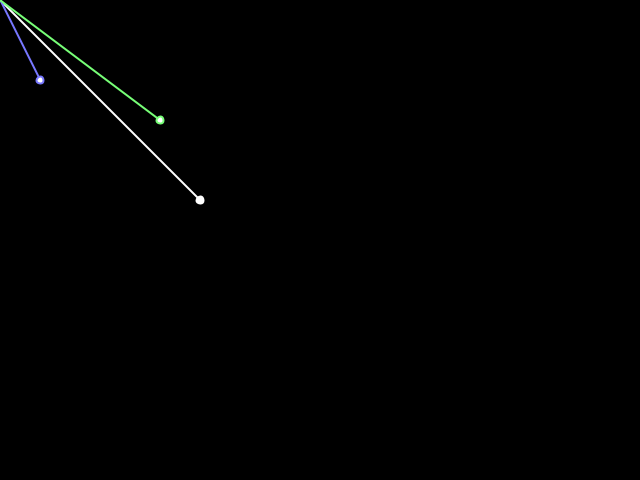
Frame 1 (no input)
Frame 60 (the mouse pressed at the canvas centre just before this capture): identical to frame 1, image omitted
Frame 120 (the mouse held since frame 60 and released just before this capture): identical to frame 1, image omitted

The Processing sketch that drew this single still picture (run headless with seeded random() and noise(); from frame 60 on, the mouse is pressed at the canvas centre):

// Processing sketch: sketch_03_vector_subtraction
// ── sketch_03_vector_subtraction.pde
PVector v1, v2, v3;

void setup() {
  size(640, 480);
  v1 = new PVector(200, 200);
  v2 = new PVector(40, 80); 
  v3 = new PVector();

  // subtraction of v1 - v2
  v3.x = v1.x - v2.x;
  v3.y = v1.y - v2.y;
  
  // in-built method works like this:
  // v3 = PVector.add(v1,v2);
  
  // just for visualization:
  strokeWeight(2);
}

void draw() {
  background(0);
  // v1 in draw()
  stroke(#FFFFFF);
  line(0, 0, v1.x, v1.y);
  ellipse(v1.x, v1.y, 7, 7);
  // v2 in draw()
  stroke(#7777FF);
  line(0, 0, v2.x, v2.y);
  ellipse(v2.x, v2.y, 7, 7);
  // v3 in draw()
  stroke(#77FF77);
  line(0, 0, v3.x, v3.y);
  ellipse(v3.x, v3.y, 7, 7);

}
